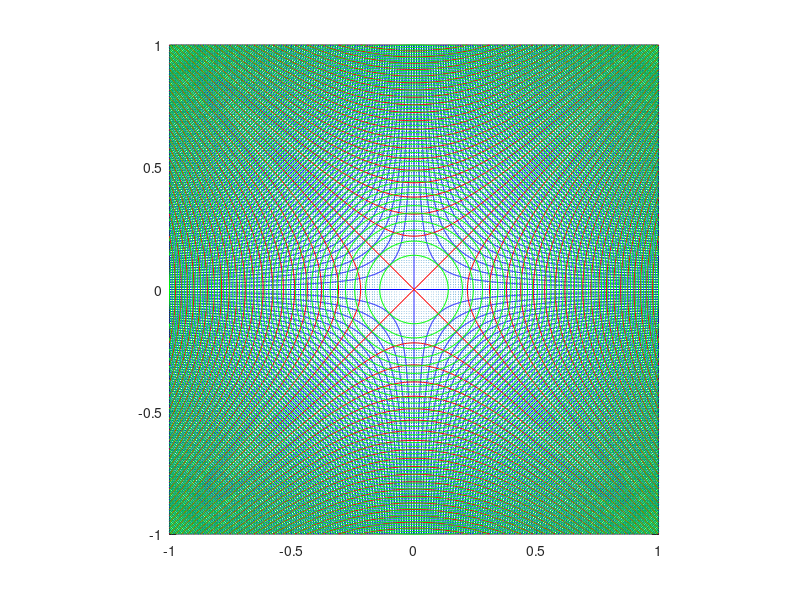

Here is the MATLAB script that generated this plot:
%Find Streamline of the Flow Phi=Axy

[x,y] = meshgrid(-1:0.01:1,-1:0.01:1);

u = x;
v = -y;
psi=0.5*(x.^2-y.^2);
l=6-3*(x.^2+y.^2);
figure
quiver(x,y,u,v)



startx = -1:0.01:1;
starty = ones(size(startx));
streamline(x,y,u,v,startx,starty)
hold on
[sx,sy]=size(startx);
for i=1:sy
starty(i)=-1;
end
streamline(x,y,u,v,startx,starty)
starty = zeros(size(startx));
streamline(x,y,u,v,startx,starty)

contour(x,y,psi,41,'r')
hold on
contour(x,y,l,101,'g')
daspect([1 1 1]);
